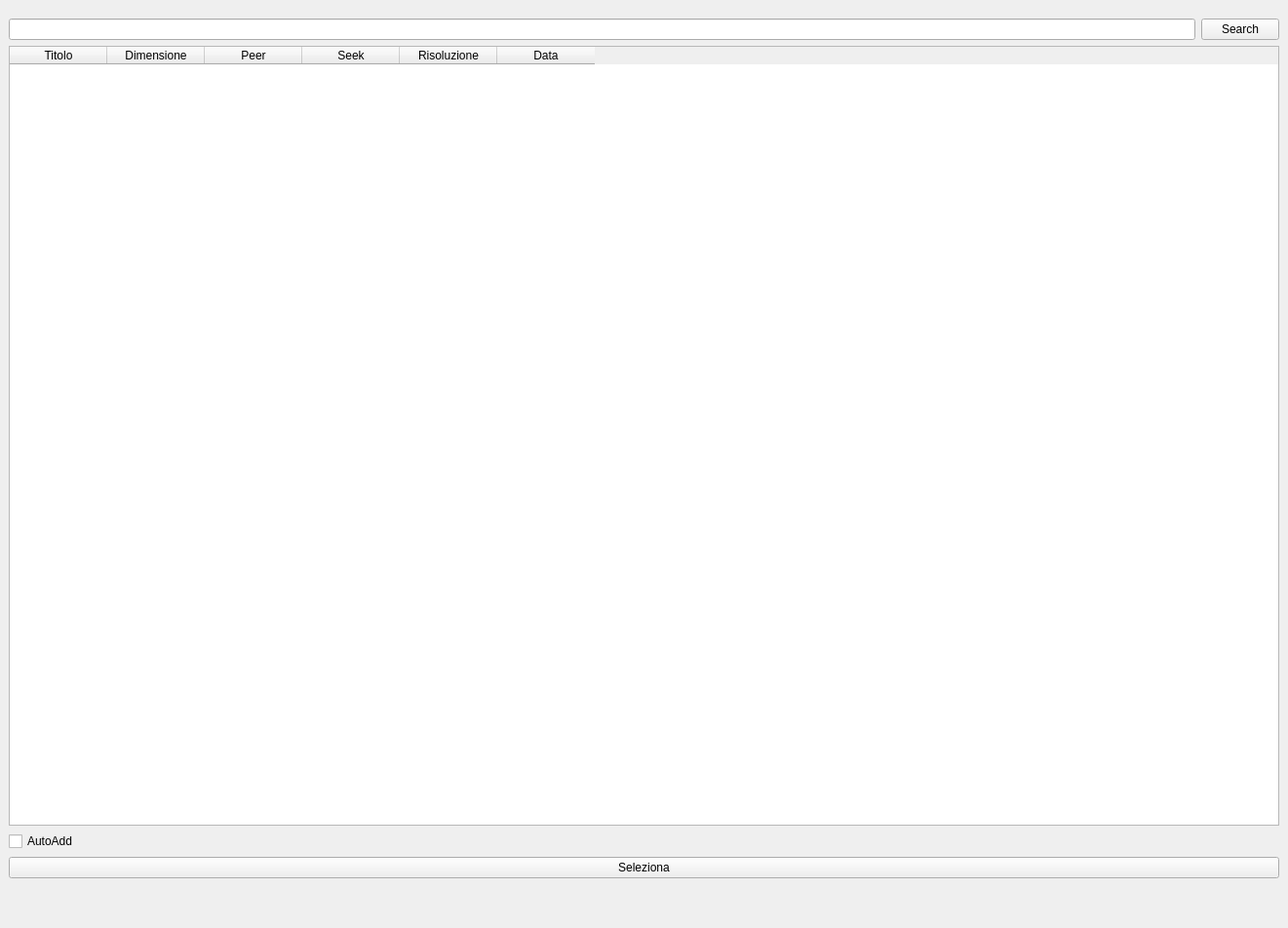
<?xml version="1.0" encoding="UTF-8"?>
<ui version="4.0">
 <class>install_window</class>
 <widget class="QMainWindow" name="install_window">
  <property name="geometry">
   <rect>
    <x>0</x>
    <y>0</y>
    <width>1321</width>
    <height>952</height>
   </rect>
  </property>
  <property name="minimumSize">
   <size>
    <width>300</width>
    <height>160</height>
   </size>
  </property>
  <property name="windowTitle">
   <string>MainWindow</string>
  </property>
  <property name="styleSheet">
   <string notr="true"/>
  </property>
  <widget class="QWidget" name="centralwidget">
   <layout class="QHBoxLayout" name="horizontalLayout_2">
    <item>
     <layout class="QVBoxLayout" name="verticalLayout">
      <property name="topMargin">
       <number>10</number>
      </property>
      <property name="rightMargin">
       <number>0</number>
      </property>
      <item>
       <layout class="QHBoxLayout" name="horizontalLayout">
        <property name="bottomMargin">
         <number>0</number>
        </property>
        <item>
         <widget class="QLineEdit" name="titolo"/>
        </item>
        <item>
         <widget class="QPushButton" name="cerca">
          <property name="text">
           <string>Search</string>
          </property>
         </widget>
        </item>
       </layout>
      </item>
      <item>
       <widget class="QTableWidget" name="tableWidget">
        <property name="minimumSize">
         <size>
          <width>0</width>
          <height>800</height>
         </size>
        </property>
        <property name="sizeAdjustPolicy">
         <enum>QAbstractScrollArea::AdjustToContents</enum>
        </property>
        <property name="editTriggers">
         <set>QAbstractItemView::NoEditTriggers</set>
        </property>
        <property name="selectionBehavior">
         <enum>QAbstractItemView::SelectRows</enum>
        </property>
        <column>
         <property name="text">
          <string>Titolo</string>
         </property>
        </column>
        <column>
         <property name="text">
          <string>Dimensione</string>
         </property>
        </column>
        <column>
         <property name="text">
          <string>Peer</string>
         </property>
        </column>
        <column>
         <property name="text">
          <string>Seek</string>
         </property>
        </column>
        <column>
         <property name="text">
          <string>Risoluzione</string>
         </property>
        </column>
        <column>
         <property name="text">
          <string>Data</string>
         </property>
        </column>
       </widget>
      </item>
      <item>
       <widget class="QCheckBox" name="add">
        <property name="text">
         <string>AutoAdd</string>
        </property>
       </widget>
      </item>
      <item>
       <widget class="QPushButton" name="select">
        <property name="text">
         <string>Seleziona</string>
        </property>
       </widget>
      </item>
      <item>
       <spacer name="verticalSpacer">
        <property name="orientation">
         <enum>Qt::Vertical</enum>
        </property>
        <property name="sizeHint" stdset="0">
         <size>
          <width>20</width>
          <height>40</height>
         </size>
        </property>
       </spacer>
      </item>
     </layout>
    </item>
   </layout>
  </widget>
 </widget>
 <resources/>
 <connections/>
</ui>
